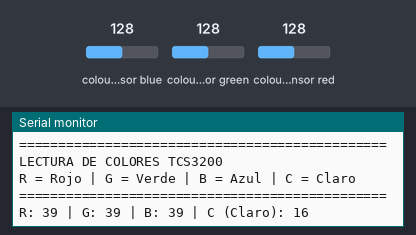
A sketch run on a simulated Arduino Uno, built with avr-gcc and run on an emulated ATmega328P. Shown: the last lines printed to the serial monitor. Wiring (inferred from the names in the program): TCS3200 colour sensor: output pin 8; S2 pin 6; S3 pin 7; S0 pin 4; S1 pin 5. The inputs (shaded band) are chosen by the test bench; at power-on: colour sensor blue 128, colour sensor green 128, colour sensor red 128.

Above: at 1.4 s.
1.5 s: colour sensor blue set to 5
At 2.2 s:
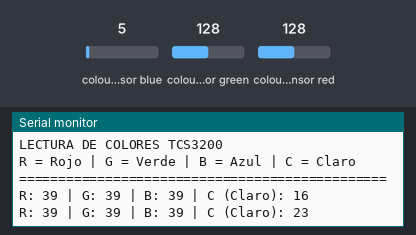
3.0 s: colour sensor green set to 5
At 3.9 s:
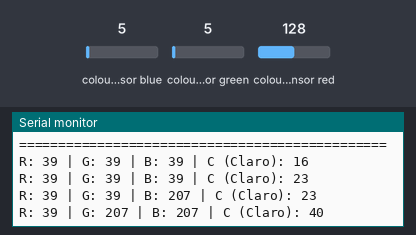
4.5 s: colour sensor red set to 5
At 5.4 s:
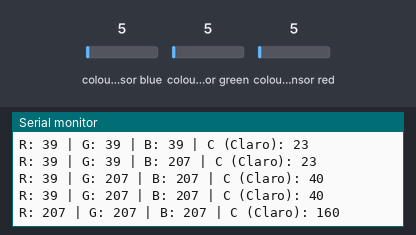
Timing chart, 0 to 7.5 s (numbered marks = the images above; inputs shaded):
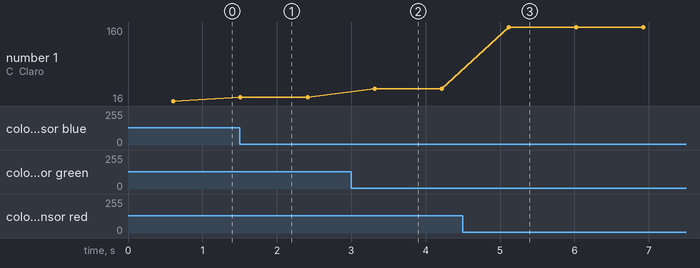

The sketch:

Raw_Data.ino
```cpp
/*
 * Código de Calibración: Obtención de Valores Crudos (Pulsos)
 * Sensor TCS3200 con pines S0=4, S1=5, S2=6, S3=7, OUT=8.
 */

// === PINES DEL SENSOR TCS3200 ===
#define S0 4
#define S1 5
#define S2 6
#define S3 7
#define OUT_TCS 8

// Variables para almacenar los valores de pulso
long R_pulso, G_pulso, B_pulso, C_pulso;

// Retardo para estabilización
const int LECTURA_DELAY_MS = 100;


// === FUNCIONES ===

// Función para seleccionar el filtro y leer el pulso
int leerColor(int s2_estado, int s3_estado) {
  digitalWrite(S2, s2_estado);
  digitalWrite(S3, s3_estado);
  delay(LECTURA_DELAY_MS);
  return pulseIn(OUT_TCS, LOW);
}


void setup() {
  pinMode(S0, OUTPUT);
  pinMode(S1, OUTPUT);
  pinMode(S2, OUTPUT);
  pinMode(S3, OUTPUT);
  pinMode(OUT_TCS, INPUT);

  Serial.begin(9600);
  Serial.println("===============================================");
  Serial.println("LECTURA DE COLORES TCS3200");
  Serial.println("R = Rojo | G = Verde | B = Azul | C = Claro");
  Serial.println("===============================================");

  // Escala 20%
  digitalWrite(S0, HIGH);
  digitalWrite(S1, LOW);

  delay(100);
}


void loop() {

  // 1. Rojo (S2=LOW, S3=LOW)
  R_pulso = leerColor(LOW, LOW);

  // 2. Verde (S2=HIGH, S3=HIGH)
  G_pulso = leerColor(HIGH, HIGH);

  // 3. Azul (S2=LOW, HIGH)
  B_pulso = leerColor(LOW, HIGH);

  // 4. Claro (S2=HIGH, LOW)
  C_pulso = leerColor(HIGH, LOW);

  // Imprimir valores crudos
  Serial.print("R: "); Serial.print(R_pulso);
  Serial.print(" | G: "); Serial.print(G_pulso);
  Serial.print(" | B: "); Serial.print(B_pulso);
  Serial.print(" | C (Claro): "); Serial.println(C_pulso);

  delay(500);
}
```

Measured:
- after the input at 1.5 s, the serial monitor: prints a new line at once (image 1)
- after the input at 3.0 s, the serial monitor: prints a new line after 0.32 s (image 2)
- after the input at 4.5 s, the serial monitor: prints a new line after 0.62 s (image 3)
- plotted number 1: 16 → 23 after the input at 1.5 s, 23 → 40 after the input at 3.0 s, 40 → 160 after the input at 4.5 s
